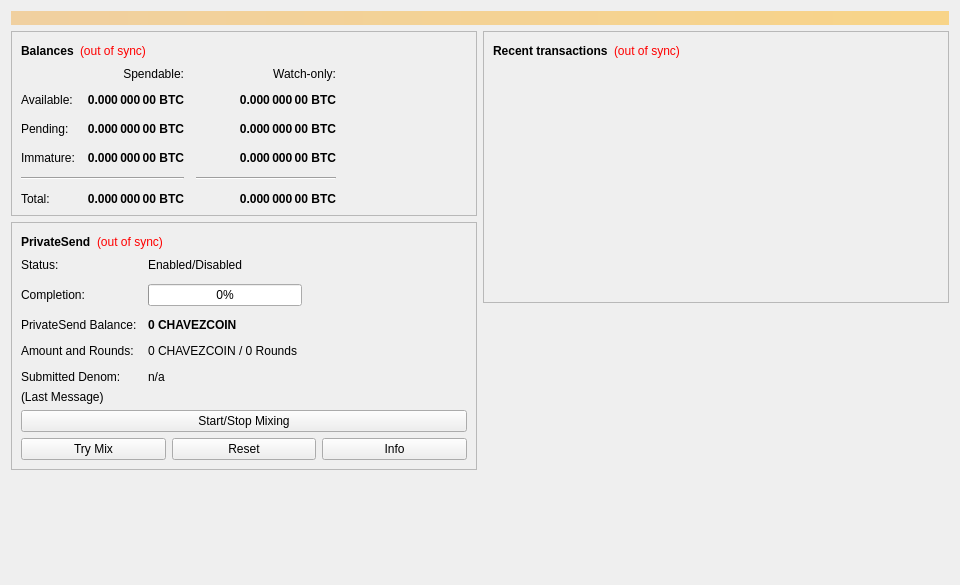
<?xml version="1.0" encoding="UTF-8"?>
<ui version="4.0">
 <class>OverviewPage</class>
 <widget class="QWidget" name="OverviewPage">
  <property name="geometry">
   <rect>
    <x>0</x>
    <y>0</y>
    <width>960</width>
    <height>585</height>
   </rect>
  </property>
  <property name="minimumSize">
   <size>
    <width>960</width>
    <height>0</height>
   </size>
  </property>
  <property name="windowTitle">
   <string>Form</string>
  </property>
  <layout class="QVBoxLayout" name="topLayout">
   <item>
    <widget class="QLabel" name="labelAlerts">
     <property name="visible">
      <bool>false</bool>
     </property>
     <property name="styleSheet">
      <string notr="true">background-color: qlineargradient(x1: 0, y1: 0, x2: 1, y2: 0, stop:0 #F0D0A0, stop:1 #F8D488); color:#000000;</string>
     </property>
     <property name="wordWrap">
      <bool>true</bool>
     </property>
     <property name="margin">
      <number>3</number>
     </property>
    </widget>
   </item>
   <item>
    <layout class="QHBoxLayout" name="horizontalLayout" stretch="1,1">
     <item>
      <layout class="QVBoxLayout" name="verticalLayout_2">
       <item>
        <widget class="QFrame" name="frame">
         <property name="frameShape">
          <enum>QFrame::StyledPanel</enum>
         </property>
         <property name="frameShadow">
          <enum>QFrame::Raised</enum>
         </property>
         <layout class="QVBoxLayout" name="verticalLayout_4">
          <item>
           <layout class="QHBoxLayout" name="horizontalLayout_4">
            <item>
             <widget class="QLabel" name="label_5">
              <property name="font">
               <font>
                <weight>75</weight>
                <bold>true</bold>
               </font>
              </property>
              <property name="text">
               <string>Balances</string>
              </property>
             </widget>
            </item>
            <item>
             <widget class="QLabel" name="labelWalletStatus">
              <property name="toolTip">
               <string>The displayed information may be out of date. Your wallet automatically synchronizes with the Chavezcoin network after a connection is established, but this process has not completed yet.</string>
              </property>
              <property name="styleSheet">
               <string notr="true">QLabel { color: red; }</string>
              </property>
              <property name="text">
               <string notr="true">(out of sync)</string>
              </property>
              <property name="alignment">
               <set>Qt::AlignLeading|Qt::AlignLeft|Qt::AlignVCenter</set>
              </property>
             </widget>
            </item>
            <item>
             <spacer name="horizontalSpacer_3">
              <property name="orientation">
               <enum>Qt::Horizontal</enum>
              </property>
              <property name="sizeHint" stdset="0">
               <size>
                <width>40</width>
                <height>20</height>
               </size>
              </property>
             </spacer>
            </item>
           </layout>
          </item>
          <item>
           <layout class="QGridLayout" name="gridLayout">
            <property name="spacing">
             <number>12</number>
            </property>
            <item row="2" column="2">
             <widget class="QLabel" name="labelWatchPending">
              <property name="font">
               <font>
                <weight>75</weight>
                <bold>true</bold>
               </font>
              </property>
              <property name="cursor">
               <cursorShape>IBeamCursor</cursorShape>
              </property>
              <property name="toolTip">
               <string>Unconfirmed transactions to watch-only addresses</string>
              </property>
              <property name="text">
               <string notr="true">0.000 000 00 BTC</string>
              </property>
              <property name="alignment">
               <set>Qt::AlignRight|Qt::AlignTrailing|Qt::AlignVCenter</set>
              </property>
              <property name="textInteractionFlags">
               <set>Qt::LinksAccessibleByMouse|Qt::TextSelectableByKeyboard|Qt::TextSelectableByMouse</set>
              </property>
             </widget>
            </item>
            <item row="2" column="1">
             <widget class="QLabel" name="labelUnconfirmed">
              <property name="font">
               <font>
                <weight>75</weight>
                <bold>true</bold>
               </font>
              </property>
              <property name="cursor">
               <cursorShape>IBeamCursor</cursorShape>
              </property>
              <property name="toolTip">
               <string>Total of transactions that have yet to be confirmed, and do not yet count toward the spendable balance</string>
              </property>
              <property name="text">
               <string notr="true">0.000 000 00 BTC</string>
              </property>
              <property name="alignment">
               <set>Qt::AlignRight|Qt::AlignTrailing|Qt::AlignVCenter</set>
              </property>
              <property name="textInteractionFlags">
               <set>Qt::LinksAccessibleByMouse|Qt::TextSelectableByKeyboard|Qt::TextSelectableByMouse</set>
              </property>
             </widget>
            </item>
            <item row="3" column="2">
             <widget class="QLabel" name="labelWatchImmature">
              <property name="font">
               <font>
                <weight>75</weight>
                <bold>true</bold>
               </font>
              </property>
              <property name="cursor">
               <cursorShape>IBeamCursor</cursorShape>
              </property>
              <property name="toolTip">
               <string>Mined balance in watch-only addresses that has not yet matured</string>
              </property>
              <property name="text">
               <string notr="true">0.000 000 00 BTC</string>
              </property>
              <property name="alignment">
               <set>Qt::AlignRight|Qt::AlignTrailing|Qt::AlignVCenter</set>
              </property>
              <property name="textInteractionFlags">
               <set>Qt::LinksAccessibleByMouse|Qt::TextSelectableByKeyboard|Qt::TextSelectableByMouse</set>
              </property>
             </widget>
            </item>
            <item row="4" column="0" colspan="2">
             <widget class="Line" name="lineSpendableBalance">
              <property name="orientation">
               <enum>Qt::Horizontal</enum>
              </property>
             </widget>
            </item>
            <item row="4" column="2">
             <widget class="Line" name="lineWatchBalance">
              <property name="sizePolicy">
               <sizepolicy hsizetype="Preferred" vsizetype="Fixed">
                <horstretch>0</horstretch>
                <verstretch>0</verstretch>
               </sizepolicy>
              </property>
              <property name="minimumSize">
               <size>
                <width>140</width>
                <height>0</height>
               </size>
              </property>
              <property name="orientation">
               <enum>Qt::Horizontal</enum>
              </property>
             </widget>
            </item>
            <item row="5" column="0">
             <widget class="QLabel" name="labelTotalText">
              <property name="text">
               <string>Total:</string>
              </property>
             </widget>
            </item>
            <item row="3" column="1">
             <widget class="QLabel" name="labelImmature">
              <property name="font">
               <font>
                <weight>75</weight>
                <bold>true</bold>
               </font>
              </property>
              <property name="cursor">
               <cursorShape>IBeamCursor</cursorShape>
              </property>
              <property name="toolTip">
               <string>Mined balance that has not yet matured</string>
              </property>
              <property name="text">
               <string notr="true">0.000 000 00 BTC</string>
              </property>
              <property name="alignment">
               <set>Qt::AlignRight|Qt::AlignTrailing|Qt::AlignVCenter</set>
              </property>
              <property name="textInteractionFlags">
               <set>Qt::LinksAccessibleByMouse|Qt::TextSelectableByKeyboard|Qt::TextSelectableByMouse</set>
              </property>
             </widget>
            </item>
            <item row="2" column="3">
             <spacer name="horizontalSpacer_2">
              <property name="orientation">
               <enum>Qt::Horizontal</enum>
              </property>
              <property name="sizeHint" stdset="0">
               <size>
                <width>40</width>
                <height>20</height>
               </size>
              </property>
             </spacer>
            </item>
            <item row="3" column="0">
             <widget class="QLabel" name="labelImmatureText">
              <property name="text">
               <string>Immature:</string>
              </property>
             </widget>
            </item>
            <item row="5" column="1">
             <widget class="QLabel" name="labelTotal">
              <property name="font">
               <font>
                <weight>75</weight>
                <bold>true</bold>
               </font>
              </property>
              <property name="cursor">
               <cursorShape>IBeamCursor</cursorShape>
              </property>
              <property name="toolTip">
               <string>Your current total balance</string>
              </property>
              <property name="text">
               <string notr="true">0.000 000 00 BTC</string>
              </property>
              <property name="alignment">
               <set>Qt::AlignRight|Qt::AlignTrailing|Qt::AlignVCenter</set>
              </property>
              <property name="textInteractionFlags">
               <set>Qt::LinksAccessibleByMouse|Qt::TextSelectableByKeyboard|Qt::TextSelectableByMouse</set>
              </property>
             </widget>
            </item>
            <item row="5" column="2">
             <widget class="QLabel" name="labelWatchTotal">
              <property name="font">
               <font>
                <weight>75</weight>
                <bold>true</bold>
               </font>
              </property>
              <property name="cursor">
               <cursorShape>IBeamCursor</cursorShape>
              </property>
              <property name="toolTip">
               <string>Current total balance in watch-only addresses</string>
              </property>
              <property name="text">
               <string notr="true">0.000 000 00 BTC</string>
              </property>
              <property name="alignment">
               <set>Qt::AlignRight|Qt::AlignTrailing|Qt::AlignVCenter</set>
              </property>
              <property name="textInteractionFlags">
               <set>Qt::LinksAccessibleByMouse|Qt::TextSelectableByKeyboard|Qt::TextSelectableByMouse</set>
              </property>
             </widget>
            </item>
            <item row="0" column="2">
             <widget class="QLabel" name="labelWatchonly">
              <property name="text">
               <string>Watch-only:</string>
              </property>
              <property name="alignment">
               <set>Qt::AlignRight|Qt::AlignTrailing|Qt::AlignVCenter</set>
              </property>
             </widget>
            </item>
            <item row="1" column="0">
             <widget class="QLabel" name="labelBalanceText">
              <property name="text">
               <string>Available:</string>
              </property>
             </widget>
            </item>
            <item row="1" column="1">
             <widget class="QLabel" name="labelBalance">
              <property name="font">
               <font>
                <weight>75</weight>
                <bold>true</bold>
               </font>
              </property>
              <property name="cursor">
               <cursorShape>IBeamCursor</cursorShape>
              </property>
              <property name="toolTip">
               <string>Your current spendable balance</string>
              </property>
              <property name="text">
               <string notr="true">0.000 000 00 BTC</string>
              </property>
              <property name="alignment">
               <set>Qt::AlignRight|Qt::AlignTrailing|Qt::AlignVCenter</set>
              </property>
              <property name="textInteractionFlags">
               <set>Qt::LinksAccessibleByMouse|Qt::TextSelectableByKeyboard|Qt::TextSelectableByMouse</set>
              </property>
             </widget>
            </item>
            <item row="1" column="2">
             <widget class="QLabel" name="labelWatchAvailable">
              <property name="font">
               <font>
                <weight>75</weight>
                <bold>true</bold>
               </font>
              </property>
              <property name="cursor">
               <cursorShape>IBeamCursor</cursorShape>
              </property>
              <property name="toolTip">
               <string>Your current balance in watch-only addresses</string>
              </property>
              <property name="text">
               <string notr="true">0.000 000 00 BTC</string>
              </property>
              <property name="alignment">
               <set>Qt::AlignRight|Qt::AlignTrailing|Qt::AlignVCenter</set>
              </property>
              <property name="textInteractionFlags">
               <set>Qt::LinksAccessibleByMouse|Qt::TextSelectableByKeyboard|Qt::TextSelectableByMouse</set>
              </property>
             </widget>
            </item>
            <item row="2" column="0">
             <widget class="QLabel" name="labelPendingText">
              <property name="text">
               <string>Pending:</string>
              </property>
             </widget>
            </item>
            <item row="0" column="1">
             <widget class="QLabel" name="labelSpendable">
              <property name="text">
               <string>Spendable:</string>
              </property>
              <property name="alignment">
               <set>Qt::AlignRight|Qt::AlignTrailing|Qt::AlignVCenter</set>
              </property>
             </widget>
            </item>
           </layout>
          </item>
         </layout>
        </widget>
       </item>
       <item>
        <widget class="QFrame" name="framePrivateSend">
         <property name="layoutDirection">
          <enum>Qt::LeftToRight</enum>
         </property>
         <property name="frameShape">
          <enum>QFrame::StyledPanel</enum>
         </property>
         <property name="frameShadow">
          <enum>QFrame::Raised</enum>
         </property>
         <layout class="QVBoxLayout" name="VerticalLayout_PS1">
          <item>
           <layout class="QHBoxLayout" name="horizontalLayout_5">
            <item>
             <widget class="QLabel" name="labelPrivateSendHeader">
              <property name="font">
               <font>
                <weight>75</weight>
                <bold>true</bold>
               </font>
              </property>
              <property name="text">
               <string>PrivateSend</string>
              </property>
             </widget>
            </item>
            <item>
             <widget class="QLabel" name="labelPrivateSendSyncStatus">
              <property name="toolTip">
               <string>The displayed information may be out of date. Your wallet automatically synchronizes with the Chavezcoin network after a connection is established, but this process has not completed yet.</string>
              </property>
              <property name="styleSheet">
               <string notr="true">QLabel { color: red; }</string>
              </property>
              <property name="text">
               <string notr="true">(out of sync)</string>
              </property>
              <property name="alignment">
               <set>Qt::AlignLeading|Qt::AlignLeft|Qt::AlignVCenter</set>
              </property>
             </widget>
            </item>
            <item>
             <spacer name="horizontalSpacer_4">
              <property name="orientation">
               <enum>Qt::Horizontal</enum>
              </property>
              <property name="sizeHint" stdset="0">
               <size>
                <width>40</width>
                <height>20</height>
               </size>
              </property>
             </spacer>
            </item>
           </layout>
          </item>
          <item>
           <layout class="QFormLayout" name="privateSendFormLayout">
            <property name="fieldGrowthPolicy">
             <enum>QFormLayout::AllNonFixedFieldsGrow</enum>
            </property>
            <property name="horizontalSpacing">
             <number>11</number>
            </property>
            <property name="verticalSpacing">
             <number>12</number>
            </property>
            <item row="0" column="0">
             <widget class="QLabel" name="labelPrivateSendEnabledText">
              <property name="text">
               <string>Status:</string>
              </property>
             </widget>
            </item>
            <item row="0" column="1">
             <widget class="QLabel" name="labelPrivateSendEnabled">
              <property name="text">
               <string>Enabled/Disabled</string>
              </property>
             </widget>
            </item>
            <item row="1" column="0">
             <widget class="QLabel" name="labelCompletitionText">
              <property name="text">
               <string>Completion:</string>
              </property>
             </widget>
            </item>
            <item row="1" column="1">
             <widget class="QProgressBar" name="privateSendProgress">
              <property name="maximumSize">
               <size>
                <width>154</width>
                <height>16777215</height>
               </size>
              </property>
              <property name="value">
               <number>0</number>
              </property>
             </widget>
            </item>
            <item row="2" column="0">
             <widget class="QLabel" name="labelAnonymizedText">
              <property name="text">
               <string>PrivateSend Balance:</string>
              </property>
             </widget>
            </item>
            <item row="2" column="1">
             <widget class="QLabel" name="labelAnonymized">
              <property name="font">
               <font>
                <weight>75</weight>
                <bold>true</bold>
               </font>
              </property>
              <property name="text">
               <string notr="true">0 CHAVEZCOIN</string>
              </property>
             </widget>
            </item>
            <item row="3" column="0">
             <widget class="QLabel" name="labelAmountAndRoundsText">
              <property name="text">
               <string>Amount and Rounds:</string>
              </property>
             </widget>
            </item>
            <item row="3" column="1">
             <widget class="QLabel" name="labelAmountRounds">
              <property name="text">
               <string>0 CHAVEZCOIN / 0 Rounds</string>
              </property>
             </widget>
            </item>
            <item row="4" column="0">
             <widget class="QLabel" name="labelSubmittedDenomText">
              <property name="text">
               <string>Submitted Denom:</string>
              </property>
             </widget>
            </item>
            <item row="4" column="1">
             <widget class="QLabel" name="labelSubmittedDenom">
              <property name="toolTip">
               <string>The denominations you submitted to the Masternode.&lt;br&gt;To mix, other users must submit the exact same denominations.</string>
              </property>
              <property name="text">
               <string>n/a</string>
              </property>
             </widget>
            </item>
           </layout>
          </item>
          <item>
           <layout class="QVBoxLayout" name="VerticalLayout_PS">
            <item>
             <widget class="QLabel" name="labelPrivateSendLastMessage">
              <property name="text">
               <string>(Last Message)</string>
              </property>
              <property name="alignment">
               <set>Qt::AlignLeading|Qt::AlignLeft|Qt::AlignTop</set>
              </property>
              <property name="wordWrap">
               <bool>true</bool>
              </property>
             </widget>
            </item>
            <item>
             <widget class="QPushButton" name="togglePrivateSend">
              <property name="sizePolicy">
               <sizepolicy hsizetype="MinimumExpanding" vsizetype="Fixed">
                <horstretch>0</horstretch>
                <verstretch>0</verstretch>
               </sizepolicy>
              </property>
              <property name="text">
               <string>Start/Stop Mixing</string>
              </property>
             </widget>
            </item>
            <item>
             <layout class="QHBoxLayout" name="horizontalLayout_debugbuttons">
              <item>
               <widget class="QPushButton" name="privateSendAuto">
                <property name="sizePolicy">
                 <sizepolicy hsizetype="MinimumExpanding" vsizetype="Fixed">
                  <horstretch>0</horstretch>
                  <verstretch>0</verstretch>
                 </sizepolicy>
                </property>
                <property name="toolTip">
                 <string>Try to manually submit a PrivateSend request.</string>
                </property>
                <property name="text">
                 <string>Try Mix</string>
                </property>
               </widget>
              </item>
              <item>
               <widget class="QPushButton" name="privateSendReset">
                <property name="sizePolicy">
                 <sizepolicy hsizetype="MinimumExpanding" vsizetype="Fixed">
                  <horstretch>0</horstretch>
                  <verstretch>0</verstretch>
                 </sizepolicy>
                </property>
                <property name="toolTip">
                 <string>Reset the current status of PrivateSend (can interrupt PrivateSend if it's in the process of Mixing, which can cost you money!)</string>
                </property>
                <property name="autoFillBackground">
                 <bool>false</bool>
                </property>
                <property name="text">
                 <string>Reset</string>
                </property>
               </widget>
              </item>
              <item>
               <widget class="QPushButton" name="privateSendInfo">
                <property name="sizePolicy">
                 <sizepolicy hsizetype="MinimumExpanding" vsizetype="Fixed">
                  <horstretch>0</horstretch>
                  <verstretch>0</verstretch>
                 </sizepolicy>
                </property>
                <property name="toolTip">
                 <string>Information about PrivateSend and Mixing</string>
                </property>
                <property name="text">
                 <string>Info</string>
                </property>
               </widget>
              </item>
             </layout>
            </item>
           </layout>
          </item>
         </layout>
        </widget>
       </item>
       <item>
        <spacer name="verticalSpacer">
         <property name="orientation">
          <enum>Qt::Vertical</enum>
         </property>
         <property name="sizeHint" stdset="0">
          <size>
           <width>20</width>
           <height>40</height>
          </size>
         </property>
        </spacer>
       </item>
      </layout>
     </item>
     <item>
      <layout class="QVBoxLayout" name="verticalLayout_3">
       <item>
        <widget class="QFrame" name="frame_2">
         <property name="frameShape">
          <enum>QFrame::StyledPanel</enum>
         </property>
         <property name="frameShadow">
          <enum>QFrame::Raised</enum>
         </property>
         <layout class="QVBoxLayout" name="verticalLayout">
          <item>
           <layout class="QHBoxLayout" name="horizontalLayout_2">
            <item>
             <widget class="QLabel" name="label_4">
              <property name="font">
               <font>
                <weight>75</weight>
                <bold>true</bold>
               </font>
              </property>
              <property name="text">
               <string>Recent transactions</string>
              </property>
             </widget>
            </item>
            <item>
             <widget class="QLabel" name="labelTransactionsStatus">
              <property name="toolTip">
               <string>The displayed information may be out of date. Your wallet automatically synchronizes with the Chavezcoin network after a connection is established, but this process has not completed yet.</string>
              </property>
              <property name="styleSheet">
               <string notr="true">QLabel { color: red; }</string>
              </property>
              <property name="text">
               <string notr="true">(out of sync)</string>
              </property>
              <property name="alignment">
               <set>Qt::AlignLeading|Qt::AlignLeft|Qt::AlignVCenter</set>
              </property>
             </widget>
            </item>
            <item>
             <spacer name="horizontalSpacer">
              <property name="orientation">
               <enum>Qt::Horizontal</enum>
              </property>
              <property name="sizeHint" stdset="0">
               <size>
                <width>40</width>
                <height>20</height>
               </size>
              </property>
             </spacer>
            </item>
           </layout>
          </item>
          <item>
           <widget class="QListView" name="listTransactions">
            <property name="styleSheet">
             <string notr="true">QListView { background: transparent; }</string>
            </property>
            <property name="frameShape">
             <enum>QFrame::NoFrame</enum>
            </property>
            <property name="verticalScrollBarPolicy">
             <enum>Qt::ScrollBarAlwaysOff</enum>
            </property>
            <property name="horizontalScrollBarPolicy">
             <enum>Qt::ScrollBarAlwaysOff</enum>
            </property>
            <property name="selectionMode">
             <enum>QAbstractItemView::NoSelection</enum>
            </property>
           </widget>
          </item>
         </layout>
        </widget>
       </item>
       <item>
        <spacer name="verticalSpacer_2">
         <property name="orientation">
          <enum>Qt::Vertical</enum>
         </property>
         <property name="sizeHint" stdset="0">
          <size>
           <width>20</width>
           <height>40</height>
          </size>
         </property>
        </spacer>
       </item>
      </layout>
     </item>
    </layout>
   </item>
  </layout>
 </widget>
 <resources/>
 <connections/>
</ui>
